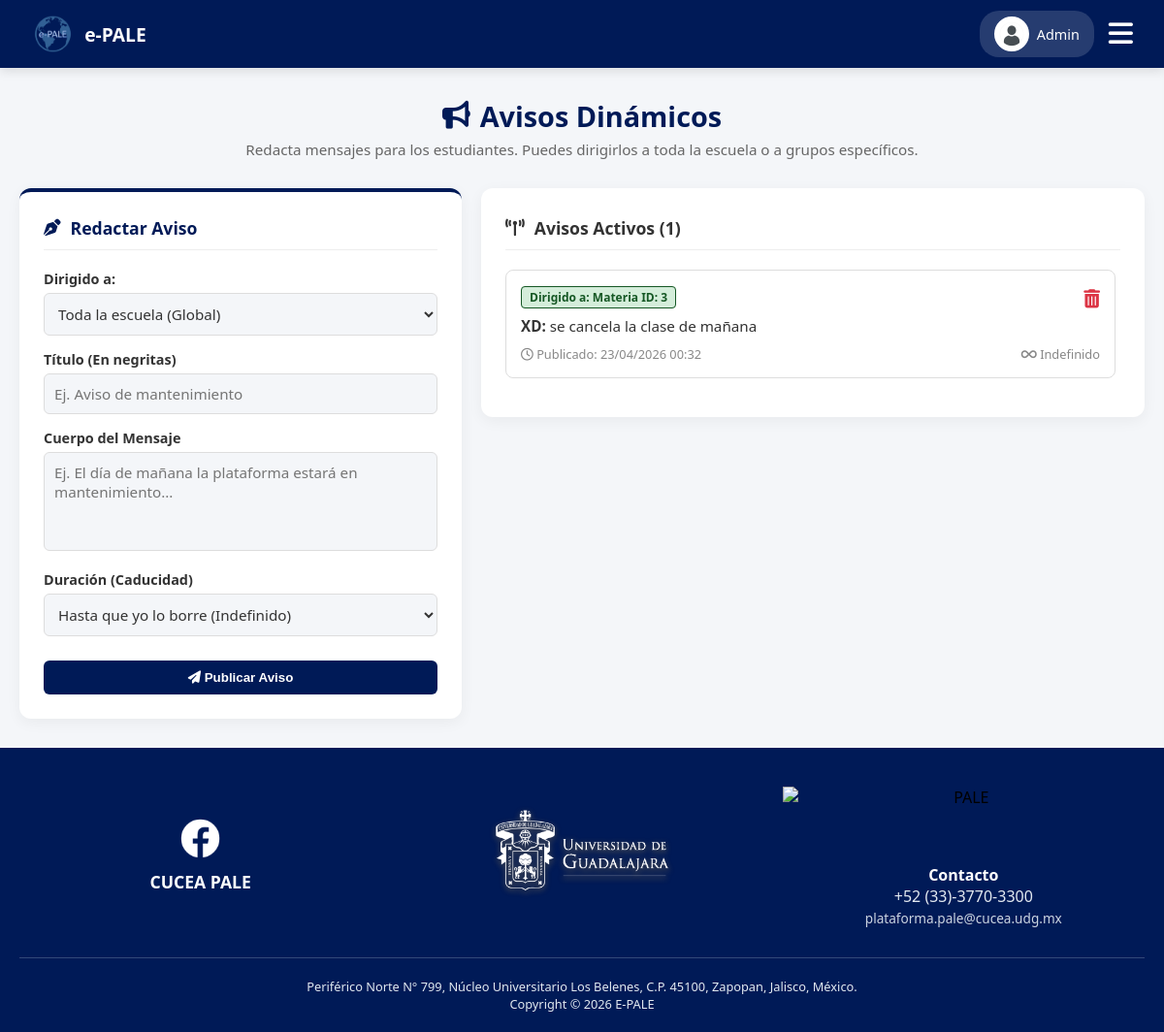
/admin/avisos.php (signed in), run on the app's committed database.
### tables this page shows
CREATE TABLE IF NOT EXISTS `usuarios` (
  `usuario_id` int NOT NULL AUTO_INCREMENT,
  `codigo` varchar(20) DEFAULT NULL,
  `nombre` varchar(50) NOT NULL,
  `apellido_paterno` varchar(50) NOT NULL,
  `apellido_materno` varchar(50) DEFAULT NULL,
  `correo` varchar(100) NOT NULL,
  `password` varchar(255) DEFAULT NULL,
  `telefono` varchar(20) DEFAULT NULL,
  `rol` enum('ADMIN','PROFESOR','ALUMNO') NOT NULL,
  `estatus` enum('ACTIVO','INACTIVO') DEFAULT 'ACTIVO',
  `genero` enum('MASCULINO','FEMENINO','OTRO') DEFAULT NULL,
  `periodo_ingreso` varchar(20) DEFAULT NULL,
  `foto_perfil` varchar(255) DEFAULT NULL,
  `google_id` varchar(255) DEFAULT NULL,
  `fecha_creacion` timestamp NULL DEFAULT CURRENT_TIMESTAMP,
  `fecha_cambio_password` timestamp NULL DEFAULT NULL,
  PRIMARY KEY (`usuario_id`),
  UNIQUE KEY `correo` (`correo`),
  UNIQUE KEY `codigo` (`codigo`)
);

CREATE TABLE IF NOT EXISTS `avisos` (
  `aviso_id` int NOT NULL AUTO_INCREMENT,
  `titulo` varchar(150) DEFAULT NULL,
  `cuerpo` text,
  `tipo_audiencia` enum('GLOBAL','IDIOMA','MATERIA','GRUPO') DEFAULT NULL,
  `audiencia_ref` varchar(100) DEFAULT NULL,
  `fecha_creacion` timestamp NULL DEFAULT CURRENT_TIMESTAMP,
  `fecha_expiracion` datetime DEFAULT NULL,
  PRIMARY KEY (`aviso_id`)
);

### admin/avisos.php (the view, shortened to what this page needs)
<?php
require '../db.php';
try {
    $pdo->exec("CREATE TABLE IF NOT EXISTS avisos (
        aviso_id INT AUTO_INCREMENT PRIMARY KEY,
        titulo VARCHAR(150),
        cuerpo TEXT,
        tipo_audiencia ENUM('GLOBAL', 'IDIOMA', 'MATERIA', 'GRUPO'),
        audiencia_ref VARCHAR(100),
        fecha_creacion TIMESTAMP DEFAULT CURRENT_TIMESTAMP,
        fecha_expiracion DATETIME NULL
    )");
} catch (Exception $e) {}
$pdo->exec("DELETE FROM avisos WHERE fecha_expiracion IS NOT NULL AND fecha_expiracion < NOW()");
$avisos = $pdo->query("SELECT * FROM avisos ORDER BY fecha_creacion DESC")->fetchAll(PDO::FETCH_ASSOC);
?>
<!DOCTYPE html>
<html lang="es">
<head>
    <link rel="stylesheet" href="../css/estudiante.css?v=<?php echo time(); ?>">
    <link rel="stylesheet" href="../css/admin.css?v=<?php echo time(); ?>">
    <link rel="stylesheet" href="https://cdnjs.cloudflare.com/ajax/libs/font-awesome/6.4.0/css/all.min.css">
</head>
<body>
    <?php include 'menu_admin.php'; ?>
    <main class="main-content">
        <div class="page-title-center mb-30">
            <h1><i class="fas fa-bullhorn"></i> Avisos Dinámicos</h1>
            <p>Redacta mensajes para los estudiantes. Puedes dirigirlos a toda la escuela o a grupos específicos.</p>
        </div>
        <div style="display: grid; grid-template-columns: 1fr 1.5fr; gap: 20px; align-items: start;">
            <div class="card" style="margin-top: 0; border-top: 4px solid var(--udg-blue);">
                <h3 style="margin-top: 0; color: var(--udg-blue); border-bottom: 1px solid #eee; padding-bottom: 10px;"><i class="fas fa-pen-nib"></i> Redactar Aviso</h3>
                <form method="POST">
                    <div class="form-group">
                        <label>Dirigido a:</label>
                        <select name="audiencia" required>
                            <option value="GLOBAL::ALL" style="font-weight:bold;">Toda la escuela (Global)</option>
                        </select>
                    </div>
                    <div class="form-group">
                        <label>Título (En negritas)</label>
                        <input type="text" name="titulo" required placeholder="Ej. Aviso de mantenimiento" maxlength="100">
                    </div>
                    <div class="form-group">
                        <label>Cuerpo del Mensaje</label>
                        <textarea name="cuerpo" rows="4" required style="width:100%; padding:10px; border:1px solid #ddd; border-radius:6px; resize:none; font-family:inherit;" placeholder="Ej. El día de mañana la plataforma estará en mantenimiento..."></textarea>
                    </div>
                    <div class="form-group">
                        <label>Duración (Caducidad)</label>
                        <select name="tipo_duracion" id="tipoDuracion" onchange="toggleFechaCustom()" required>
                            <option value="INDEFINIDO">Hasta que yo lo borre (Indefinido)</option>
                        </select>
                    </div>
                    <button type="submit" class="btn-save" style="width: 100%; margin-top: 10px;"><i class="fas fa-paper-plane"></i> Publicar Aviso</button>
                </form>
            </div>
            <div class="card" style="margin-top: 0;">
                <h3 style="margin-top: 0; color: #333; border-bottom: 1px solid #eee; padding-bottom: 10px;"><i class="fas fa-broadcast-tower"></i> Avisos Activos (<?php echo count($avisos); ?>)</h3>
                <div style="max-height: 500px; overflow-y: auto; padding-right: 5px;">
                    <?php if(count($avisos) > 0): ?>
                        <?php foreach($avisos as $a):
                            $badge_color = '#e2e3e5'; $badge_text = '#383d41'; $txt_audiencia = '';
                            if($a['tipo_audiencia'] == 'GLOBAL') { $txt_audiencia = 'Global'; $badge_color = '#fff3cd'; $badge_text = '#856404'; }
                            elseif($a['tipo_audiencia'] == 'IDIOMA') { $txt_audiencia = 'Idioma: ' . $a['audiencia_ref']; $badge_color = '#cce5ff'; $badge_text = '#004085'; }
                            elseif($a['tipo_audiencia'] == 'MATERIA') { $txt_audiencia = 'Materia ID: ' . $a['audiencia_ref']; $badge_color = '#d4edda'; $badge_text = '#155724'; }
                            elseif($a['tipo_audiencia'] == 'GRUPO') { $txt_audiencia = 'NRC: ' . $a['audiencia_ref']; $badge_color = '#e2e3e5'; $badge_text = '#383d41'; }
                        ?>
                            <div style="background: white; border: 1px solid #ddd; border-radius: 8px; padding: 15px; margin-bottom: 15px; position: relative;">
                                <a href="#" onclick="confirmarBorrado('avisos.php?borrar=<?php echo $a['aviso_id']; ?>&csrf_token=<?php echo $_SESSION['csrf_token']; ?>')" style="position: absolute; top: 15px; right: 15px; color: #dc3545; font-size: 1.2rem;" title="Eliminar"><i class="fas fa-trash-alt"></i></a>
                                <span style="background: <?php echo $badge_color; ?>; color: <?php echo $badge_text; ?>; padding: 2px 8px; border-radius: 4px; font-size: 0.75rem; font-weight: bold; border: 1px solid <?php echo $badge_text; ?>;">
                                    Dirigido a: <?php echo htmlspecialchars($txt_audiencia); ?>
                                </span>
                                <div style="margin-top: 10px; font-size: 0.95rem; color: #333;">
                                    <strong><?php echo htmlspecialchars($a['titulo']); ?>:</strong> <?php echo nl2br(htmlspecialchars($a['cuerpo'])); ?>
                                </div>
                                <div style="margin-top: 10px; font-size: 0.8rem; color: #888; display: flex; justify-content: space-between;">
                                    <span><i class="far fa-clock"></i> Publicado: <?php echo date('d/m/Y H:i', strtotime($a['fecha_creacion'])); ?></span>
                                    <span>
                                        <?php if($a['fecha_expiracion']): ?>
                                            <i class="fas fa-stopwatch" style="color: #dc3545;"></i> Expira: <strong style="color:#555;"><?php echo date('d/m/Y H:i', strtotime($a['fecha_expiracion'])); ?></strong>
                                        <?php else: ?>
                                            <i class="fas fa-infinity"></i> Indefinido
                                        <?php endif; ?>
                                    </span>
                                </div>
                            </div>
                        <?php endforeach; ?>
                    <?php endif; ?>
                </div>
            </div>
        </div>
    </main>
    <?php include '../main_footer.php'; ?>
</body>
</html>

### admin/menu_admin.php (shortened to what this page needs)
<?php
$stmt_foto_menu = $pdo->prepare("SELECT foto_perfil, nombre FROM usuarios WHERE usuario_id = ?");
$stmt_foto_menu->execute([$_SESSION['user_id']]);
$admin_menu = $stmt_foto_menu->fetch(PDO::FETCH_ASSOC);
$foto_menu = "../img/avatar-default.png";
?>
<header class="main-header">
    <div class="logo-container">
        <a href="usuarios.php" class="logo-link">
            <img src="../img/logo-pale.png" alt="E-PALE" class="logo-img">
            <span class="logo-text">e-PALE</span>
        </a>
    </div>
    <div class="header-actions">
        <a href="perfil.php" class="profile-btn">
            <img src="<?php echo $foto_menu; ?>" class="profile-img">
            <span class="profile-name"><?php echo strtok($admin_menu['nombre'], " "); ?></span>
        </a>
        <button onclick="toggleMobileMenu()" class="menu-toggle-btn">
            <i class="fas fa-bars"></i>
        </button>
    </div>
</header>

### css/estudiante.css (style rules this page uses)
:root { --udg-blue: #001a57; --udg-light: #002677; --bg-gray: #f4f6f9; --white: #ffffff; --text-dark: #333333; --text-muted: #666666; --success: #28a745; --warning: #ffc107; }
body { font-family: 'Segoe UI', Tahoma, Geneva, Verdana, sans-serif; background-color: var(--bg-gray); margin: 0; min-height: 100vh; display: flex; flex-direction: column; overflow-x: hidden; transition: background-color 0.4s ease, color 0.4s ease; }
.main-content { flex: 1; padding: 30px 20px; max-width: 1200px; margin: 0 auto; width: 100%; box-sizing: border-box; }
.main-header { background-color: var(--udg-blue); color: #ffffff; padding: 0 2rem; height: 70px; display: flex !important; flex-direction: row !important; flex-wrap: nowrap !important; justify-content: space-between !important; align-items: center !important; box-shadow: 0 4px 10px rgba(0,0,0,0.1); position: sticky; top: 0; z-index: 100; transition: background-color 0.4s ease, border-color 0.4s ease; }
.logo-container { display: flex !important; flex-direction: row !important; align-items: center !important; gap: 10px; font-weight: 700; font-size: 1.3rem; margin: 0 !important; width: auto !important; }
.logo-img { height: 40px; width: auto; }
.profile-btn { display: flex; align-items: center; gap: 8px; background: rgba(255,255,255,0.15); padding: 6px 15px; border-radius: 20px; cursor: pointer; font-size: 0.9rem; transition: background 0.3s; text-decoration: none; color: white; }
.page-title-center { text-align: center; color: var(--udg-blue); margin-bottom: 30px; }
.page-title-center h1 { margin: 0; font-size: 1.8rem; display: flex; align-items: center; justify-content: center; gap: 10px; transition: color 0.4s ease; }
.page-title-center p { margin: 5px 0 0; color: var(--text-muted); font-size: 0.95rem; }
.card { background-color: var(--white); padding: 25px; border-radius: 12px; box-shadow: 0 4px 15px rgba(0,0,0,0.05); transition: transform 0.2s, background-color 0.4s ease, border-color 0.4s ease, box-shadow 0.4s ease; border-top: 4px solid transparent; }
.card h3 { margin-top: 0; color: var(--udg-blue); display: flex; align-items: center; gap: 10px; font-size: 1.1rem; border-bottom: 1px solid #eee; padding-bottom: 15px; margin-bottom: 20px; }
.form-group { margin-bottom: 15px; }
.form-group label { display: block; margin-bottom: 5px; font-weight: 600; color: var(--text-dark); font-size: 0.9rem; }
.form-group input, .form-group select, .form-group textarea { width: 100%; padding: 10px; border: 1px solid #ddd; border-radius: 6px; box-sizing: border-box; font-size: 0.95rem; font-family: inherit; background: var(--bg-gray); color: var(--text-dark); }
.btn-save { background: var(--udg-blue); color: white; border: none; padding: 10px 20px; border-radius: 6px; cursor: pointer; font-weight: 600; transition: 0.2s; }

### css/admin.css (style rules this page uses)
.logo-link { display: flex; align-items: center; gap: 10px; text-decoration: none; color: white; }
.logo-text { font-size: 1.2rem; font-weight: bold; }
.header-actions { display: flex; align-items: center; gap: 15px; }
.profile-img { width: 32px; height: 32px; border-radius: 50%; object-fit: cover; border: 2px solid white; background: white; }
.menu-toggle-btn { background: transparent; border: none; color: white; font-size: 1.8rem; cursor: pointer; padding: 0; }
.mb-30 { margin-bottom: 30px; }

### data on the page
usuarios: nombre "Admin"
avisos: audiencia_ref "Materia ID: 3", titulo "XD", cuerpo "se cancela la clase de mañana", fecha_creacion "23/04/2026 00:32", shows "Indefinido"

### other printed values
count($avisos) "1"
